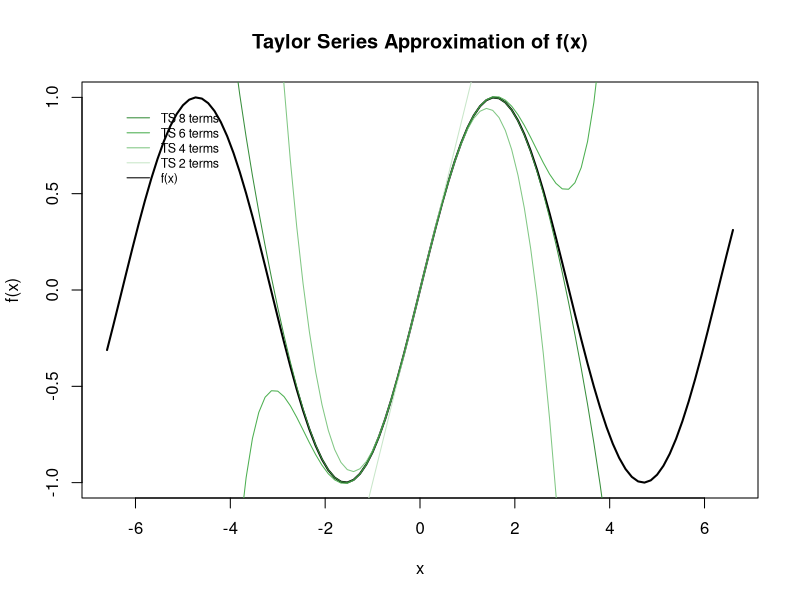

This figure's R source: (Note: this script raises an error after producing the figure.)
## ---- chunk 1
library(pracma)
taylorPlot <- function(f, c, from, to) {
## ---- chunk 2
  x <- seq(from, to, length.out = 100)
  yf <- f(x)
  
  yp2 <- polyval(taylor(f, c, 2), x)
  yp4 <- polyval(taylor(f, c, 4), x)
  yp6 <- polyval(taylor(f, c, 6), x)
  yp8 <- polyval(taylor(f, c, 8), x)
  
  plot(
    x,
    yf,
    xlab = "x",
    ylab = "f(x)",
    type = "l",
    main = ' Taylor Series Approximation of f(x) ',
    col = "black",
    lwd = 2
  )
  
  lines(x, yp2, col = "#c8e6c9")
  lines(x, yp4, col = "#81c784")
  lines(x, yp6, col = "#4caf50")
  lines(x, yp8, col = "#388e3c")
  
  legend(
    'topleft',
    inset = .05,
    legend = c("TS 8 terms", "TS 6 terms", "TS 4 terms", "TS 2 terms", "f(x)"),
    col = c('#388e3c', '#4caf50', '#81c784', '#c8e6c9', 'black'),
    lwd = c(1),
    bty = 'n',
    cex = .75
  )
}
## ---- chunk 3
f0 <- function(x) {
  res = sin(x)
  
  return(res)
  
}
## ---- chunk 4
taylorPlot(f0, 0, -6.6, 6.6)
taylorPlot(f1, 1, -2*pi, 2*pi)
